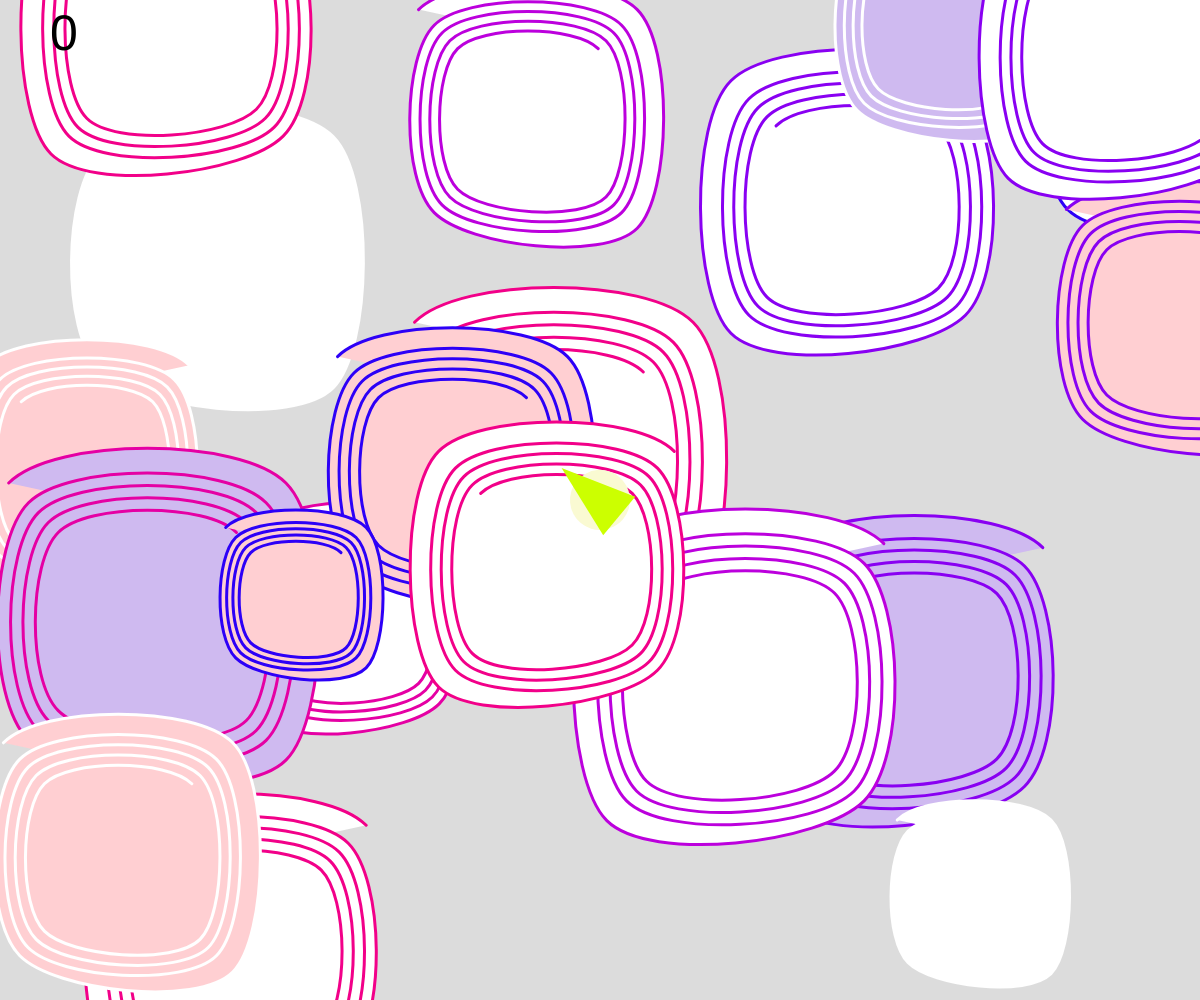
Frame 1 (no input)
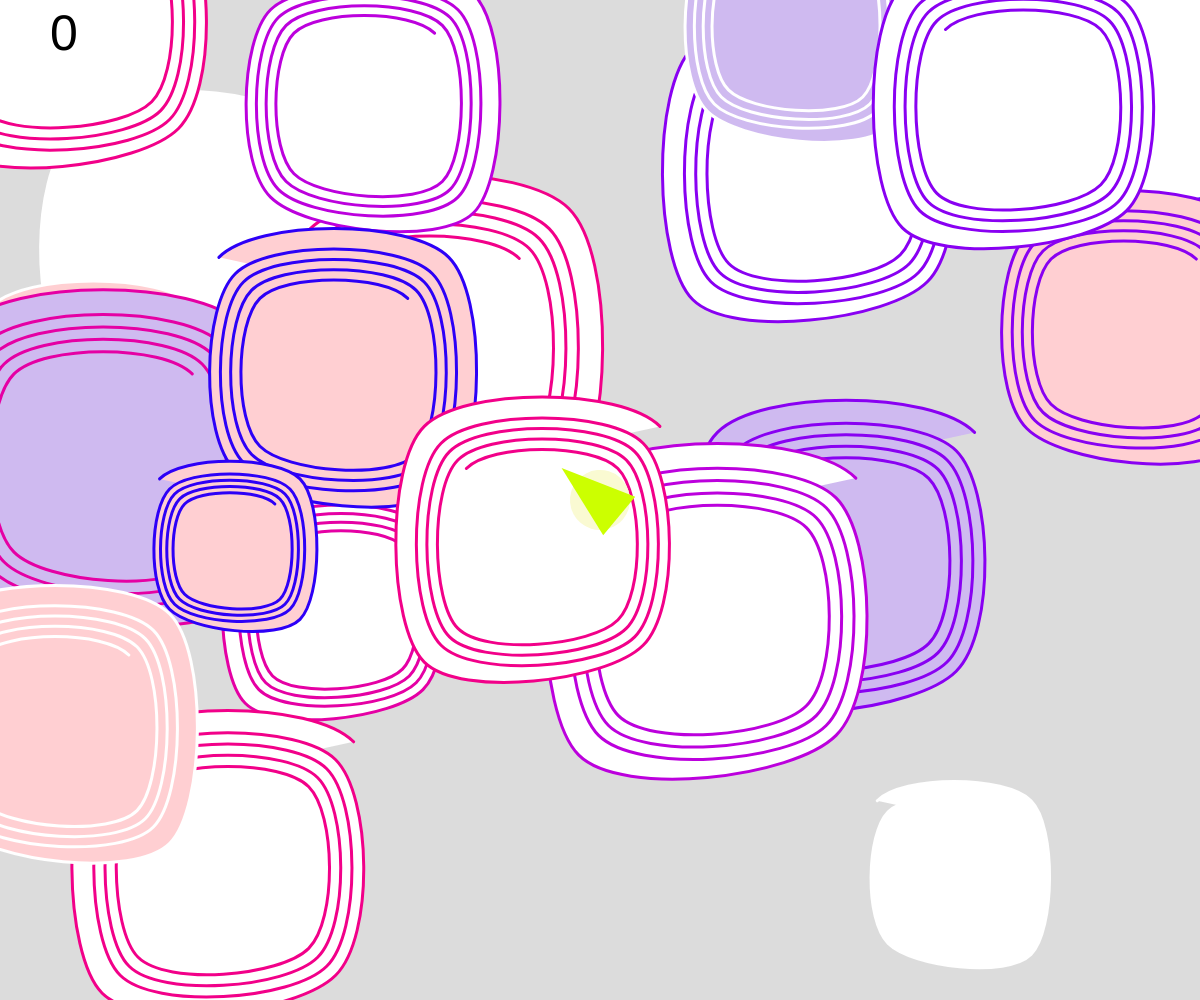
Frame 60 (no input)
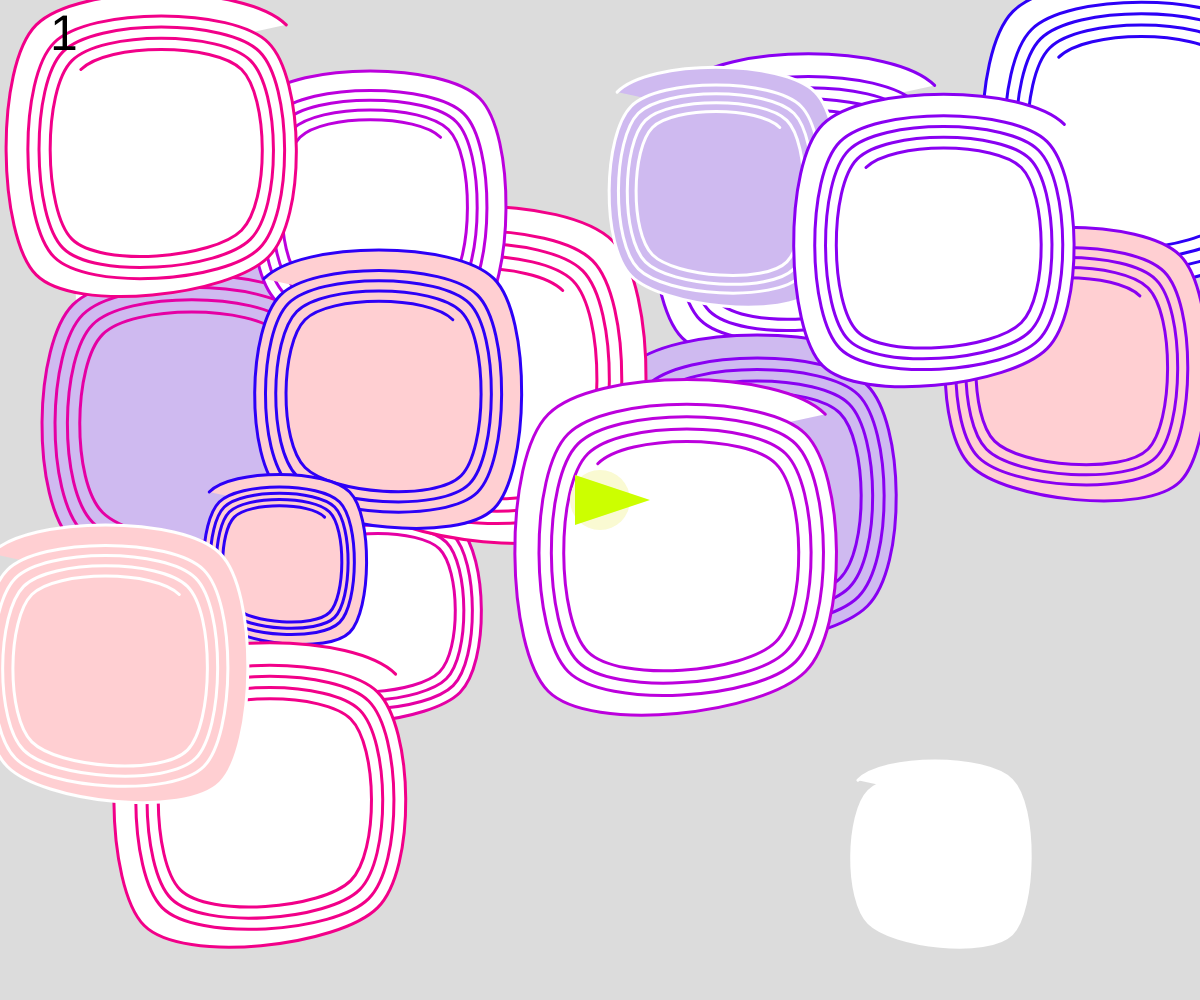
Frame 120 (the mouse pressed at the canvas centre since frame 60)

The p5.js sketch that drew these frames (run headless with seeded random() and noise() and a simulated clock; from frame 60 on, the mouse is pressed at the canvas centre):

// p5.js sketch
// ── sketch.js
let points = [[-14, -14], [-14, 14], [14,14],[14,-14],[-12, -12], [-12, 12], [12,12],[12,-12],[-11, -11], [-11, 11], [11,11],[11,-11],[-10, -10], [-10, 10], [10,10],[10,-10],[-9, -9], [-9, 9], [9,9],[9,-9]];
var stroke_colors = "2d00f7-#E6C3C3-8900f2-#696969-b100e8-bc00dd-	#FF4500-e500a4-f20089".split("-").map(a=>"#"+a)
var fill_colors = "ffbf8cc-	#FF4500-ffcfd2-#696969-cfbaf0".split("-").map(a=>"#"+a)

class Obj{  //一隻某某物件的設定
  constructor(args){  //預設值，基本資料(顏色位置大小速度)
  this.p = args.p || createVector(random(width),random(height))
  this.v = createVector(random(-1,1),random(-1,1))
  this.size = random(5,10) 
  this.color = random(fill_colors)
  this.stroke = random(stroke_colors)
  }
  draw() //把物件畫出來的函數
  {
  push()
  translate(this.p.x,this.p.y)
  scale((this.v.x<0?1:-1),-1)
  fill(this.color)
  stroke(this.stroke)
  strokeWeight(3)
  beginShape()
  for(var i =0;i<points.length;i=i+1){
  curveVertex(points[i][0]*this.size,points[i][1]*this.size)
  }
     endShape()
  pop()
  }
  update(){
  
  this.p.add(this.v)
  
  //算出滑鼠位置的向量
  let mouseV = createVector(mouseX,mouseY) //將目前滑鼠位置轉成向量值
  let delta = mouseV.sub(this.p).limit(this.v.mag()*2)
  this.p.add(delta)
  
  //碰壁的處理程式碼
  if(this.p.x<=0 || this.p.x >= width) //<0碰到左邊，>width為碰到右邊
  {
    this.v.x = -this.v.x
  }
  if(this.p.y<=0 || this.p.y >= height) //<0碰到左邊，>width為碰到右邊
  {
    this.v.y = -this.v.y
  }
  }
  isBallInRanger(x,y){
    let d =dist(x,y,this.p.x,this.p.y)
    if(d<this.size*8){
      return true
    }else{
      return false
    }
  }
  }

  class Bullet{
    constructor(args){
        this.r = args.r || 10
        this.p = args.p ||  createVector(width/2,height/2)
        this.v = args.v || createVector(mouseX-width/2,mouseY-height/2).limit(6)
        this.color = args.color || "red"

    }
    draw(){
        push()
        translate(this.p.x,this.p.y)
        fill(this.color)
        noStroke()
        ellipse(0,0,this.r)
        

        pop()
    }
    update(){
        this.p.add(this.v)
    }
}

var ball //代表單一個物件，利用這個變數來做正在處理的物件
var balls = [] //陣列，放所有的物件資料，物件倉庫，裡面儲存所有的物件資料
var bullet
var bullets = []
var score = 0

function setup(){ //設定某某物件倉庫內的資料
createCanvas(windowWidth,windowHeight)

for(j=0;j<20;j=j+1) //產生幾個物件
{
ball = new Obj({})
balls.push(ball)

}
}

function draw(){
  background(220);

  for(let ball of balls){
  ball.draw()
  ball.update()
  for(let bullet of bullets){
    if(ball.isBallInRanger(bullet.p.x,bullet.p.y))
    {
      score = score +1
      balls.splice(balls.indexOf(ball),1)
      bullets.splice(bullets.indexOf(bullet),1)

    }
  }
  }

  for(let ballet of bullets){
    ballet.draw()
    ballet.update()
  }

    textSize(50)
    text(score,50,50)

    push()
    let dx = mouseX-width/2
    let dy = mouseY-height/2
    let angle = atan2(dy,dx)


    translate(width/2,height/2)
    rotate(angle)
    noStroke()
    fill("#FAFAD2")
    ellipse(0,0,60)
    fill("#CCFF00")
    triangle(50,0,-25,-25,-25,25)
    
    pop()
 
}

function mousePressed(){



bullet = new Bullet({})
bullets.push(bullet)
}
